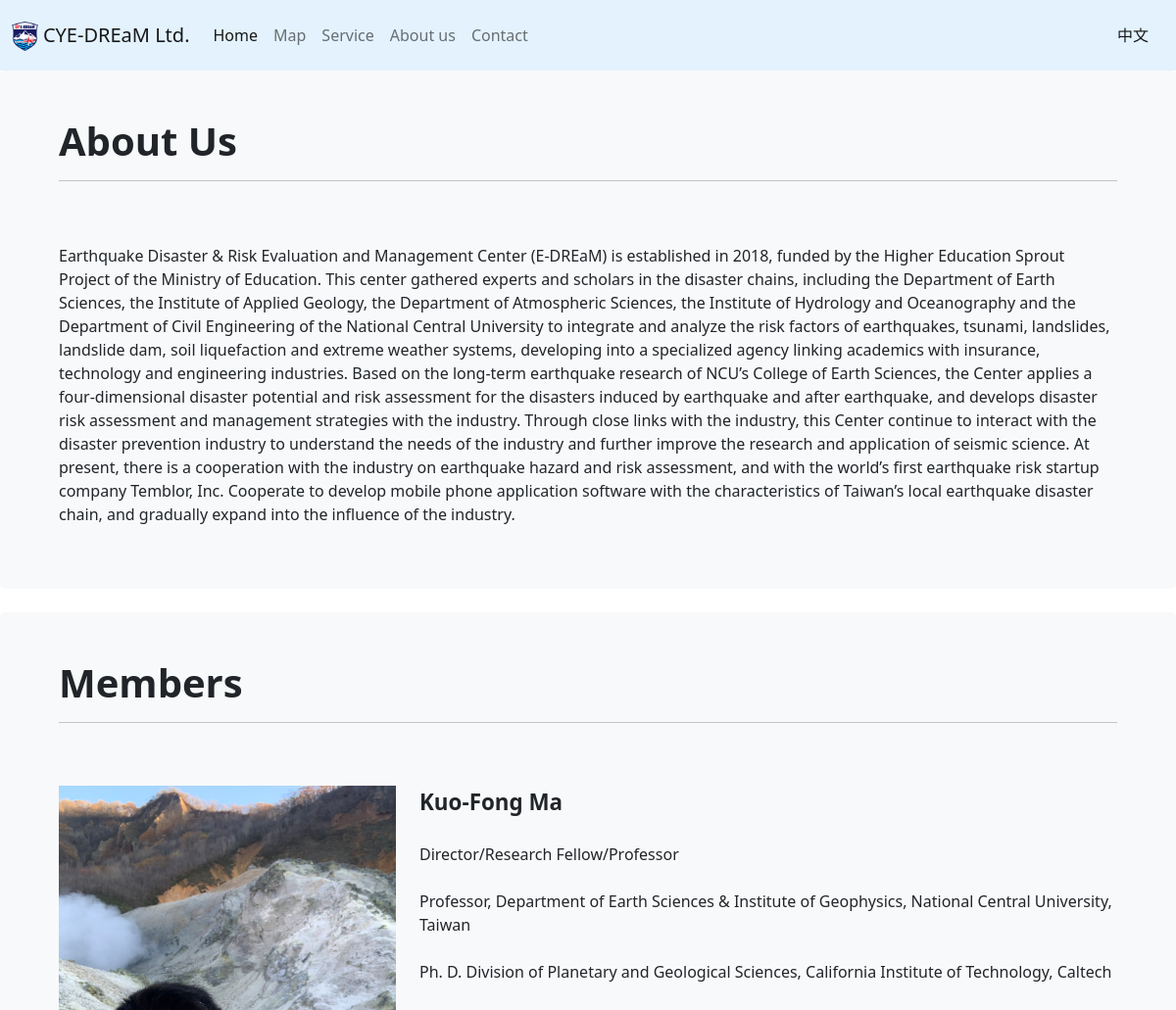
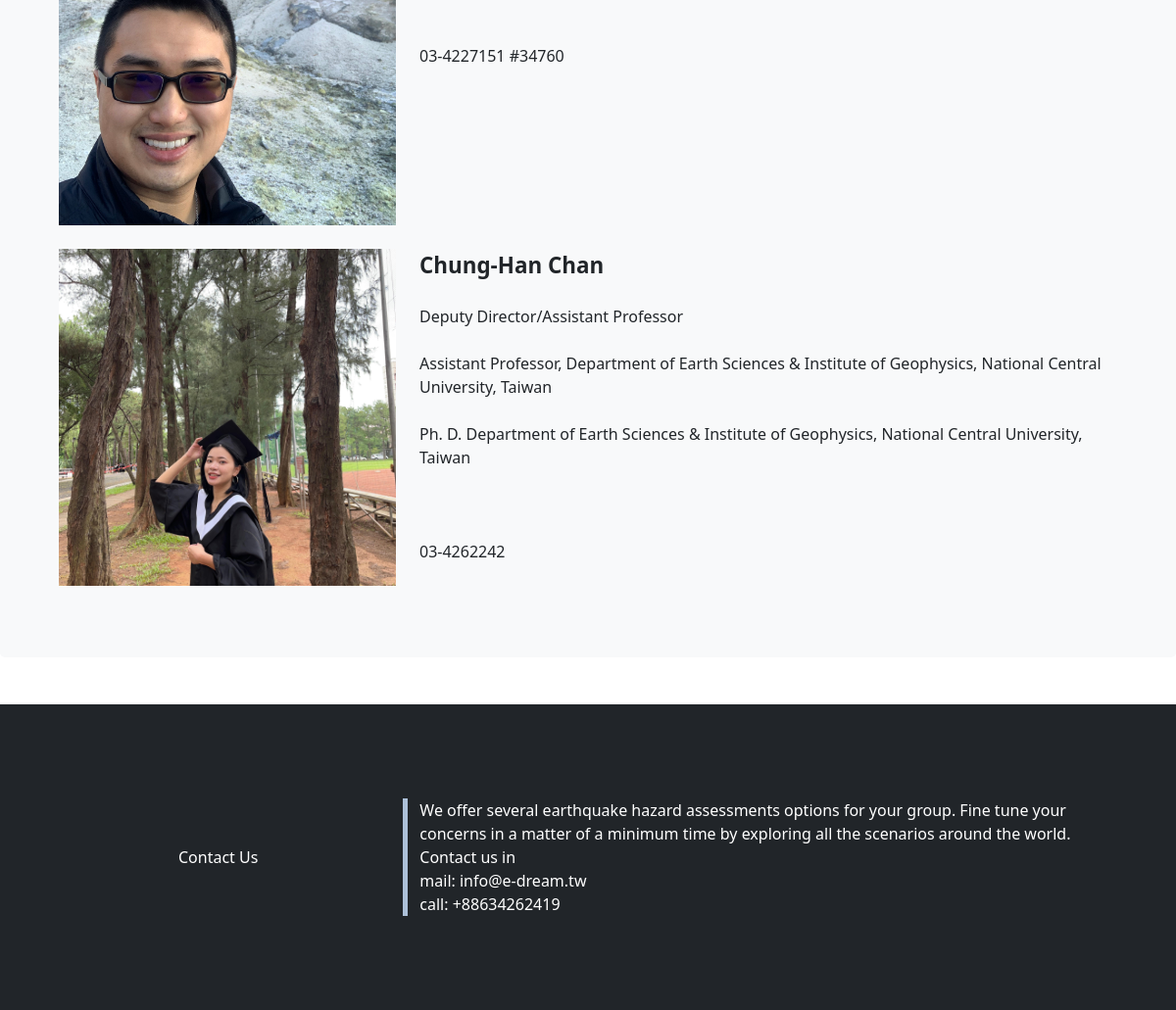
/AboutUs/en, run on the app's committed database (2 pictures, top to bottom).
### about/models.py (models this page shows, shortened)
class AboutContent(models.Model):
    name = models.CharField('公司名稱', max_length=20)
    logo= models.ImageField("公司logo",storage=OverwriteStorage(),upload_to='',blank=True)
    title = models.CharField('標題', max_length=20)
    content=models.TextField("內容", max_length=200,blank=True)
    member_title=models.CharField('成員標題', max_length=20)
    bottom_title=models.CharField('底部標題', max_length=20,blank=True)
    bottom_content=models.TextField('底部內容', max_length=300,blank=True)
    bottom_email=models.CharField('底部email', max_length=100,blank=True)
    bottom_phone=models.CharField('底部連絡電話', max_length=50,blank=True)

class AboutContent_EN(models.Model):
    name = models.CharField('公司名稱', max_length=20)
    title = models.CharField('標題', max_length=20)
    content=models.TextField("內容", max_length=2000,blank=True)
    member_title=models.CharField('成員標題', max_length=50)
    bottom_title=models.CharField('底部標題', max_length=50,blank=True)
    bottom_content=models.TextField('底部內容', max_length=400,blank=True)
    bottom_email=models.CharField('底部email', max_length=100,blank=True)
    bottom_phone=models.CharField('底部連絡電話', max_length=50,blank=True)

class Member(models.Model):
    name= models.CharField('成員名稱', max_length=20)
    pic_url = models.ImageField("成員照片URL",storage=OverwriteStorage(),upload_to='AboutUs_image/',blank=True)
    experience1= models.CharField('經歷1', max_length=30,blank=True)
    experience2= models.CharField('經歷2', max_length=30,blank=True)
    experience3= models.CharField('經歷3', max_length=30,blank=True)
    experience4= models.CharField('經歷4', max_length=30,blank=True)
    phone= models.CharField('連絡電話', max_length=30,blank=True)
    introduce = models.TextField('成員介紹', max_length=500,blank=True)

class Member_EN(models.Model):
    name= models.CharField('成員名稱', max_length=50)
    experience1= models.CharField('經歷1', max_length=200,blank=True)
    experience2= models.CharField('經歷2', max_length=200,blank=True)
    experience3= models.CharField('經歷3', max_length=200,blank=True)
    experience4= models.CharField('經歷4', max_length=200,blank=True)
    phone= models.CharField('連絡電話', max_length=50,blank=True)
    introduce = models.TextField('成員介紹', max_length=1200,blank=True)

### about/views.py (the view)
# urls.py: path("en",views.showAboutUs_EN)
def showAboutUs_EN(request):
    aboutus_content=AboutContent.objects.all()
    member=Member.objects.all()
    aboutus_content_EN=AboutContent_EN.objects.all()
    member_EN=Member_EN.objects.all()
    zip_member=zip(member,member_EN)
    return render(request,"AboutUs_EN.html",{"aboutus_content":aboutus_content,\
                                          "aboutus_content_EN":aboutus_content_EN,
                                          "zip_member":zip_member})

### templates/AboutUs_EN.html (shortened to what this page needs)
{% load static %}
<!DOCTYPE html>
<html lang="en">
{% for content_EN in aboutus_content_EN %}
{% for content in aboutus_content %}
<head>
    <link href="https://cdn.jsdelivr.net/npm/bootstrap@5.0.2/dist/css/bootstrap.min.css" rel="stylesheet"
>
    <link rel="stylesheet" href="{% static 'css/AboutUs.css' %}">
</head>
<body>
    <nav class="navbar navbar-expand-lg navbar-light" style='background-color: #e3f2fd;'>
        <div class="container-xxl">
            <a class="navbar-brand" href="../en">
                <img src="../static/assets/{{ content.logo }}" alt="" height="30"
                    class="d-inline-block align-text-top">
                {{content_EN.name}}</a>
            <div class="collapse navbar-collapse" id="navbarSupportedContent">
                <ul class="navbar-nav me-auto mb-2 mb-lg-0">
                    <li class="nav-item">
                        <a class="nav-link active" aria-current="page" href="../en">Home</a>
                    </li>
                    <li class="nav-item">
                        <a class="nav-link" href="../MapPage/en">Map</a>
                    </li>
                    <li class="nav-item">
                        <a class="nav-link" href="../Service/en">Service</a>
                    </li>
                    <li class="nav-item">
                        <a class="nav-link" href="">About us</a>
                    </li>
                    <li class="nav-item">
                        <a class="nav-link" href="../Contact/en">Contact</a>
                    </li>
                </ul>
                <span class="navbar-text">
                    <a class="nav-link" href="../AboutUs">中文</a>
                </span>
            </div>
        </div>
    </nav>
    <div class="p-5 mb-4 bg-light rounded-3">
        <div class="container">
            <h1 class="display-8 fw-bold">{{content_EN.title}}</h1>
            <hr>
            <br>
            <br>
            <p class="col-12 col-md-8" style="width:100%">
                {{content_EN.content}}<br>
            </p>
        </div>
    </div>
    <div class="p-5 mb-4 bg-light rounded-3">
        <div class="container">
            <h1 class="display-6 fw-bold">{{content_EN.member_title}}</h1>
            <hr>
            <br>
            <br>
            {% for member,member_en in zip_member %}
                <div class="row">
                    <div class="col-12 col-md-4">
                        <img src="../static/assets/{{ member.pic_url }}" alt="pic" width="100%">
                    </div>
                    <div class="col-12 col-md-8">
                        <span style="font-size:140%;font-weight:bold;">{{member_en.name}}</span><br><br>
                            {{member_en.experience1}}<br><br>
                            {{member_en.experience2}}<br><br>
                            {{member_en.experience3}}<br><br>
                            {{member_en.experience4}}<br><br>
                            {{member_en.phone}}<br><br>
                    </div>
                </div>
            <br>
            {% endfor %}
        </div>
    </div>
    <footer class="bd-footer py-4 py-md-5 mt-5 bg-dark">
        <div class="container py-4 py-md-5 px-4 px-md-3">
            <div class="row align-items-center">
                <div class="text-center col-4 col-md-4" style="color:white">{{ content_EN.bottom_title }}</div>
                <div class="text-left col-8 col-md-8" id="Contact" style="color:white">
                    {{ content_EN.bottom_content }} <br>
                    mail: {{ content_EN.bottom_email }}<br>
                    call: {{ content_EN.bottom_phone }}
                </div>
            </div>
        </div>
    </footer>
</body>
{% endfor %}
{% endfor %}
</html>

### statics/css/AboutUs.css (style rules this page uses)
.row #Contact { border-left: solid #ACC0D8 5px; }

### data on the page
AboutContent_EN: name "CYE-DREaM Ltd.", title "About Us", content "Earthquake Disaster & Risk Evaluation and Management Center (E-DREaM) is established in 2018, funded by the Higher Education Sprout Project of the Ministry of Education. This center gathered experts and scholars in the disaster chains, including the Department of Earth Sciences, the Institute of Applied Geology, the Department of Atmospheric Sciences, the Institute of Hydrology and Oceanography and the Department of Civil Engineering of the National Central University to integrate and analyze the risk factors of earthquakes, tsunami, landslides, landslide dam, soil liquefaction and extreme weather systems, developing into a specialized agency linking academics with insurance, technology and…", member_title "Members", bottom_title "Contact Us", bottom_content "We offer several earthquake hazard assessments options for your group. Fine tune your concerns in a matter of a minimum time by exploring all the scenarios around the world. Contact us in", bottom_email "info@e-dream.tw", bottom_phone "+88634262419"
AboutContent: logo (picture)
Member: pic_url (picture), name "Kuo-Fong Ma", experience1 "Director/Research Fellow/Professor", experience2 "Professor, Department of Earth Sciences & Institute of Geophysics, National Central University, Taiwan", experience3 "Ph. D. Division of Planetary and Geological Sciences, California Institute of Technology, Caltech", phone "03-4227151 #34760"
Member: pic_url (picture), name "Chung-Han Chan", experience1 "Deputy Director/Assistant Professor", experience2 "Assistant Professor, Department of Earth Sciences & Institute of Geophysics, National Central University, Taiwan", experience3 "Ph. D. Department of Earth Sciences & Institute of Geophysics, National Central University, Taiwan", phone "03-4262242"
